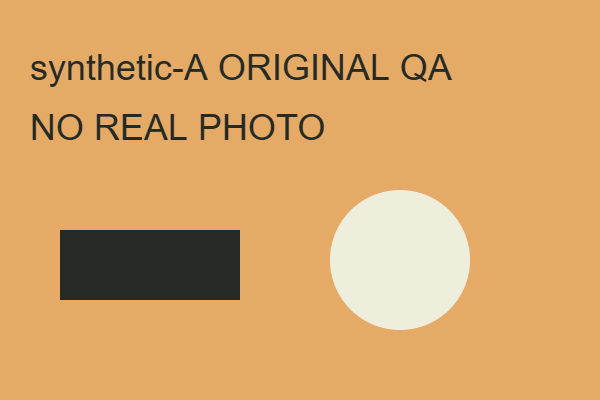
#> input picture delivery/event-room/sample-photos/scene-a.png, 600 x 400 px, given in place of scene-a.png.png, which was not available
$ python alpha_check.py ../../../../../../../../delivery/event-room/sample-photos/scene-a.png
#> lines starting #> are read from the running program, lines starting #| are printed output that depends on the picture; pictures that were not available may be replaced by others from this repository, and a replacement may not be noted
#!/usr/bin/env python3
"""Verify and trim die-cut stills.
For every <base>.png (alpha cut) with a <base>.opaque.png twin (same clip, page untouched):
  - maxDiffOpaque: max |cut - twin| (RGB, 0-255) over pixels the cut marks fully opaque -> must be ~0 (the cut is the real rendering)
  - alpha stats: share of transparent / partial / opaque pixels, alpha bbox
  - trims both files to the alpha bbox + margin (same box, so they stay aligned) unless --no-trim
usage: alpha_check.py [--no-trim] [--margin N] base1 [base2 ...]   (base = path without .png)
prints JSON lines
"""
import json, sys
import numpy as np
from PIL import Image

args = sys.argv[1:]
trim = '--no-trim' not in args
margin = 12
if '--margin' in args:
    margin = int(args[args.index('--margin') + 1])
bases = [a for i, a in enumerate(args) if not a.startswith('--') and (i == 0 or args[i - 1] != '--margin')]
for base in bases:
    cut = Image.open(base + '.png').convert('RGBA')
#> cut is the input picture: PIL image 600x400 RGBA; mean R, G, B, A 214.4, 164.8, 104.6, 255
    a = np.asarray(cut).astype(np.int16)
    out = {'file': base + '.png', 'size': list(cut.size)}
    alpha = a[..., 3]
#> alpha: shape (400, 600) int16; every value is 255
    out['alpha'] = {'transparent': round(float((alpha == 0).mean()), 4), 'partial': round(float(((alpha > 0) & (alpha < 255)).mean()), 4), 'opaque': round(float((alpha == 255).mean()), 4)}
    ys, xs = np.where(alpha > 8)
    if len(xs) == 0:
        out['error'] = 'empty cut'
        print(json.dumps(out, ensure_ascii=False)); continue
    x0, y0, x1, y1 = int(xs.min()), int(ys.min()), int(xs.max()) + 1, int(ys.max()) + 1
#> x0 = 0; y0 = 0; x1 = 600; y1 = 400
    out['alphaBBox'] = [x0, y0, x1, y1]
    try:
        tw = Image.open(base + '.opaque.png').convert('RGB')
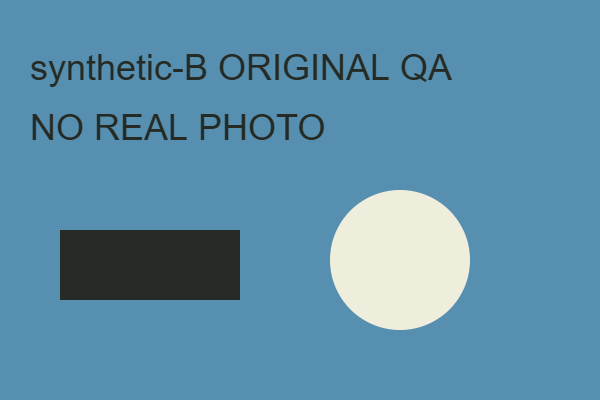
#> input picture delivery/event-room/sample-photos/scene-b.png, 600 x 400 px, given in place of scene-a.png.opaque.png, which was not available
        t = np.asarray(tw).astype(np.int16)
        if t.shape[:2] == a.shape[:2]:
            m = alpha == 255
#> m: shape (400, 600) bool; every value is 1
            d = np.abs(a[..., :3] - t)[m]
            out['maxDiffOpaque'] = int(d.max()) if d.size else None
            out['p999DiffOpaque'] = float(np.percentile(d.max(axis=1), 99.9)) if d.size else None
            # shift-tolerant: the same rendering may be pixel-snapped 1-2 px differently once the rest of the page is hidden
            # (composited layers are re-rasterised); compare each opaque pixel with the best match within +-2 px
            best = None
            for dy in range(-2, 3):
                for dx in range(-2, 3):
                    sh = np.roll(np.roll(t, dy, axis=0), dx, axis=1)
                    dd = np.abs(a[..., :3] - sh).max(axis=2)
                    best = dd if best is None else np.minimum(best, dd)
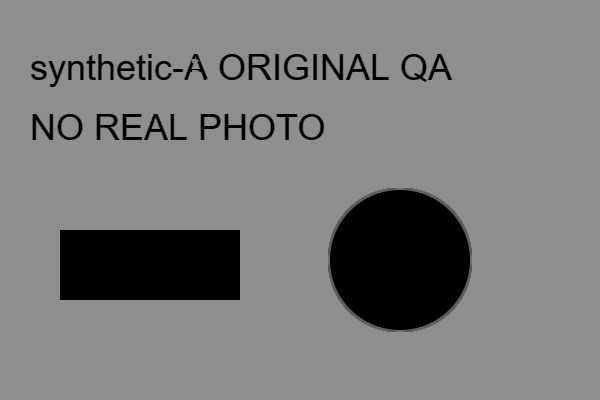
#> best: shape (400, 600) int16; min 0, max 146, mean 121.9
            bm = best[m]
            # perceptual: both blurred (sigma ~1.2 px at device scale) -> what remains is real content difference, not AA/snapping
            from PIL import ImageFilter
            ab = np.asarray(Image.fromarray(a[..., :3].astype(np.uint8)).filter(ImageFilter.GaussianBlur(1.2))).astype(np.int16)
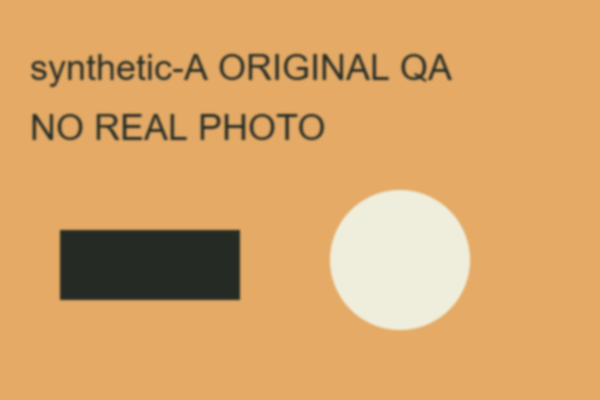
#> ab: shape (400, 600, 3) int16; mean R, G, B 214.4, 164.8, 104.6
            tb = np.asarray(tw.filter(ImageFilter.GaussianBlur(1.2))).astype(np.int16)
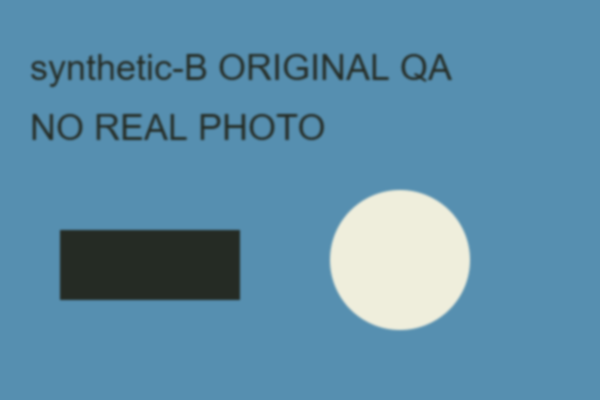
#> tb: shape (400, 600, 3) int16; mean R, G, B 92.1, 141.6, 168.3
            inner = np.asarray(Image.fromarray((m * 255).astype(np.uint8)).filter(ImageFilter.MinFilter(9))) > 0   # away from the cut edge
            db = np.abs(ab - tb).max(axis=2)[inner]
            out['blurredDiff'] = {'p99': float(np.percentile(db, 99)) if db.size else None, 'p999': float(np.percentile(db, 99.9)) if db.size else None}
            out['shiftTolerant'] = {'p99': float(np.percentile(bm, 99)) if bm.size else None, 'p999': float(np.percentile(bm, 99.9)) if bm.size else None, 'max': int(bm.max()) if bm.size else None}
        else:
            out['maxDiffOpaque'] = 'size mismatch'
    except FileNotFoundError:
        tw = None
    if trim:
        X0, Y0 = max(0, x0 - margin), max(0, y0 - margin)
#> X0 = 0; Y0 = 0
        X1, Y1 = min(cut.size[0], x1 + margin), min(cut.size[1], y1 + margin)
#> X1 = 600; Y1 = 400
        if (X0, Y0, X1, Y1) != (0, 0, cut.size[0], cut.size[1]):
            cut.crop((X0, Y0, X1, Y1)).save(base + '.png', optimize=True)
            if tw is not None:
                tw.crop((X0, Y0, X1, Y1)).save(base + '.opaque.png', optimize=True)
        out['trimmedTo'] = [X1 - X0, Y1 - Y0]
    print(json.dumps(out, ensure_ascii=False))
#> (printed output is left out)
